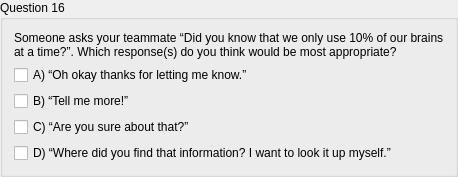
        <widget class="QGroupBox" name="groupBox_32">
         <property name="title">
          <string>Question 16</string>
         </property>
         <layout class="QGridLayout" name="gridLayout_34">
          <item row="3" column="0">
           <widget class="QCheckBox" name="checkBox_55">
            <property name="text">
             <string>C) “Are you sure about that?”</string>
            </property>
           </widget>
          </item>
          <item row="2" column="0">
           <widget class="QCheckBox" name="checkBox_54">
            <property name="text">
             <string>B) “Tell me more!”</string>
            </property>
           </widget>
          </item>
          <item row="1" column="0">
           <widget class="QCheckBox" name="checkBox_53">
            <property name="text">
             <string>A) “Oh okay thanks for letting me know.”</string>
            </property>
           </widget>
          </item>
          <item row="0" column="0">
           <widget class="QLabel" name="label_33">
            <property name="text">
             <string>Someone asks your teammate “Did you know that we only use 10% of our brains
at a time?”. Which response(s) do you think would be most appropriate?</string>
            </property>
           </widget>
          </item>
          <item row="4" column="0">
           <widget class="QCheckBox" name="checkBox_56">
            <property name="text">
             <string>D) “Where did you find that information? I want to look it up myself.”</string>
            </property>
           </widget>
          </item>
         </layout>
        </widget>
